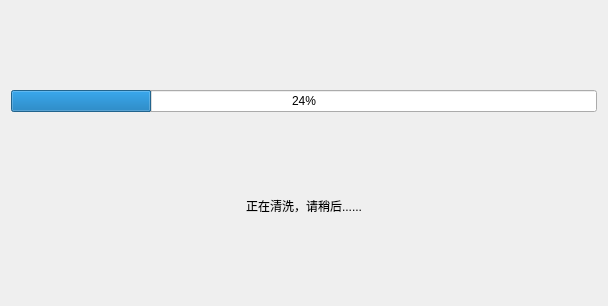
<?xml version="1.0" encoding="UTF-8"?>
<ui version="4.0">
 <class>AirClean</class>
 <widget class="QWidget" name="AirClean">
  <property name="geometry">
   <rect>
    <x>0</x>
    <y>0</y>
    <width>608</width>
    <height>306</height>
   </rect>
  </property>
  <property name="windowTitle">
   <string>Form</string>
  </property>
  <layout class="QVBoxLayout" name="verticalLayout">
   <item>
    <widget class="QProgressBar" name="progressBar">
     <property name="value">
      <number>24</number>
     </property>
    </widget>
   </item>
   <item>
    <widget class="QLabel" name="label">
     <property name="sizePolicy">
      <sizepolicy hsizetype="Preferred" vsizetype="Maximum">
       <horstretch>0</horstretch>
       <verstretch>0</verstretch>
      </sizepolicy>
     </property>
     <property name="text">
      <string>正在清洗，请稍后......</string>
     </property>
     <property name="alignment">
      <set>Qt::AlignCenter</set>
     </property>
    </widget>
   </item>
  </layout>
 </widget>
 <resources/>
 <connections/>
</ui>
